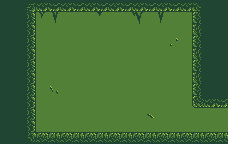

A 2D game scene composited from a Tiled map and its tileset images. What follows is a short description and the map's XML, with every tile layer's data as written:
An orthogonal 19x12 tile map with 12x12 px tiles, 3 tile layers (Background, Foreground, Detail).

<map version="1.0" orientation="orthogonal" renderorder="left-down" width="19" height="12" tilewidth="12" tileheight="12" nextobjectid="1">
 <tileset firstgid="1" source="Tilesets/Environment.tsx" />
 <layer name="Background" width="19" height="12">
  <data encoding="csv">
18,18,18,18,18,18,18,18,18,18,18,18,18,18,18,18,18,18,18,
18,18,18,18,18,18,18,18,18,18,18,18,18,18,18,18,18,18,18,
18,18,18,18,18,18,18,18,18,18,18,18,18,18,18,18,18,18,18,
18,18,18,18,18,18,18,18,18,18,18,18,18,18,18,18,18,18,18,
18,18,18,18,18,18,18,18,18,18,18,18,18,18,18,18,18,18,18,
18,18,18,18,18,18,18,18,18,18,18,18,18,18,18,18,18,18,18,
18,18,18,18,18,18,18,18,18,18,18,18,18,18,18,18,18,18,18,
18,18,18,18,18,18,18,18,18,18,18,18,18,18,18,18,18,18,18,
18,18,18,18,18,18,18,18,18,18,18,18,18,18,18,18,18,18,18,
18,18,18,18,18,18,18,18,18,18,18,18,18,18,18,18,18,18,18,
18,18,18,18,18,18,18,18,18,18,18,18,18,18,18,18,18,18,18,
18,18,18,18,18,18,18,18,18,18,18,18,18,18,18,18,18,18,18
</data>
 </layer>
 <layer name="Foreground" width="19" height="12">
  <data encoding="csv">
9,9,1,2,3,2,3,2,3,2,3,2,3,2,3,2,4,9,9,
9,9,10,0,0,0,0,0,0,0,0,0,0,0,0,0,13,9,9,
9,9,19,0,0,0,0,0,0,0,0,0,0,0,0,0,22,9,9,
9,9,10,0,0,0,0,0,0,0,0,0,0,0,0,0,13,9,9,
9,9,19,0,0,0,0,0,0,0,0,0,0,0,0,0,22,9,9,
9,9,10,0,0,0,0,0,0,0,0,0,0,0,0,0,13,9,9,
9,9,19,0,0,0,0,0,0,0,0,0,0,0,0,0,22,9,9,
9,9,10,0,0,0,0,0,0,0,0,0,0,0,0,0,13,9,9,
9,9,19,0,0,0,0,0,0,0,0,0,0,0,0,0,11,2,3,
9,9,10,0,0,0,0,0,0,0,0,0,0,0,0,0,0,0,0,
9,9,19,0,0,0,0,0,0,0,0,0,0,0,0,0,0,0,0,
9,9,28,30,29,30,29,30,29,30,29,30,29,30,29,30,29,30,29
</data>
 </layer>
 <layer name="Detail" width="19" height="12">
  <data encoding="csv">
0,0,0,0,0,0,0,0,0,0,0,0,0,0,0,0,0,0,0,
0,0,0,26,3221225495,0,0,0,1073741848,0,0,25,0,1073741847,0,0,0,0,0,
0,0,0,0,0,0,0,0,0,0,0,0,0,0,0,0,0,0,0,
0,0,0,0,0,0,0,0,0,0,0,0,0,0,3221225487,0,0,0,0,
0,0,0,0,0,0,0,0,0,0,0,0,0,0,0,0,0,0,0,
0,0,0,0,0,0,0,0,0,0,0,0,0,0,0,0,0,0,0,
0,0,0,0,0,0,0,0,0,0,0,0,0,0,0,0,0,0,0,
0,0,0,0,3221225486,0,0,0,0,0,0,0,0,0,0,0,0,0,0,
0,0,0,0,0,0,0,0,0,0,0,0,0,0,0,0,0,0,0,
0,0,0,0,0,0,0,0,0,0,0,0,536870928,0,0,0,0,0,0,
0,0,0,0,0,0,0,0,0,0,0,0,0,0,0,0,0,0,0,
0,0,0,0,0,0,0,0,0,0,0,0,0,0,0,0,0,0,0
</data>
 </layer>
</map>